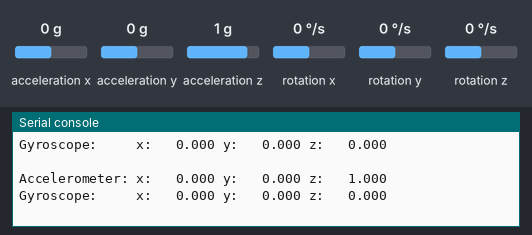
Simulated run of this program. Board: Raspberry Pi Pico running MicroPython. Shown: the last lines printed to the serial console. The test bench sets the inputs (shaded band); at power-on: acceleration x 0 g, acceleration y 0 g, acceleration z 1 g, rotation x 0 °/s, rotation y 0 °/s, rotation z 0 °/s.

Above: at 1.2 s.
1.3 s: acceleration x set to -1.4 g
At 1.53 s:
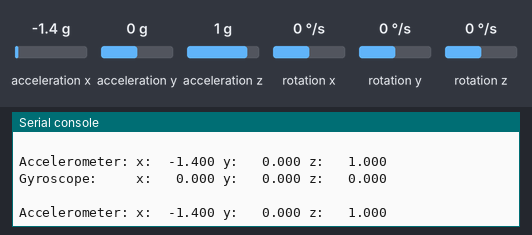
2.9 s: acceleration y set to -1.4 g
At 3.16 s:
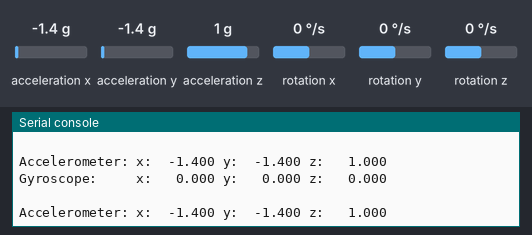
4.5 s: acceleration z set to -1.4 g
At 4.69 s:
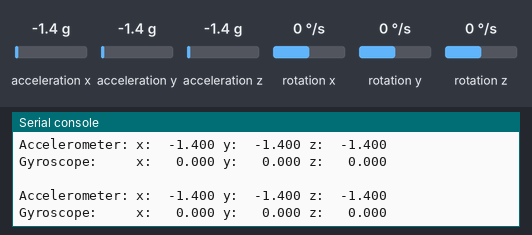
6.1 s: rotation x set to -192 °/s
At 6.32 s:
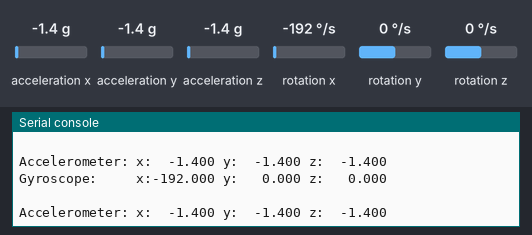
7.7 s: rotation y set to -192 °/s
At 8.97 s:
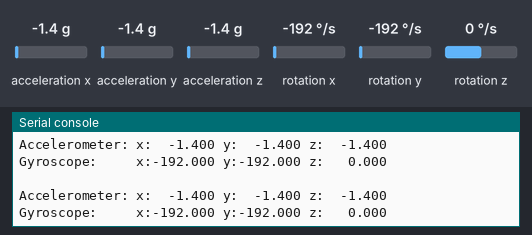
9.3 s: rotation z set to -192 °/s
At 11.11 s:
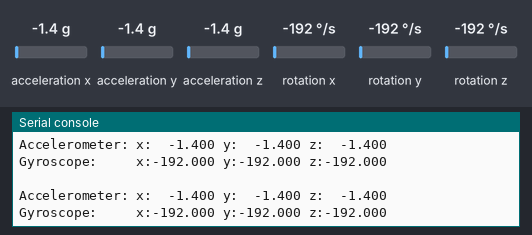

The program:

lsm6dsox_basic.py
```python
# LSM9DS1 Gyro example.
import time
from lsm6dsox import LSM6DSOX

from machine import Pin, I2C
lsm = LSM6DSOX(I2C(0, scl=Pin(13), sda=Pin(12)))

while (True):
    print('Accelerometer: x:{:>8.3f} y:{:>8.3f} z:{:>8.3f}'.format(*lsm.read_accel()))
    print('Gyroscope:     x:{:>8.3f} y:{:>8.3f} z:{:>8.3f}'.format(*lsm.read_gyro()))
    print("")
    time.sleep_ms(100)
```

Measured:
- after the input at 1.3 s, the serial console: prints a new line at once (image 1)
- after the input at 2.9 s, the serial console: prints a new line after 0.06 s (image 2)
- after the input at 4.5 s, the serial console: prints a new line after 0.09 s (image 3)
- after the input at 6.1 s, the serial console: prints a new line at once (image 4)
- after the input at 7.7 s, the serial console: prints a new line after 0.05 s (image 5)
- after the input at 9.3 s, the serial console: prints a new line after 0.08 s (image 6)
